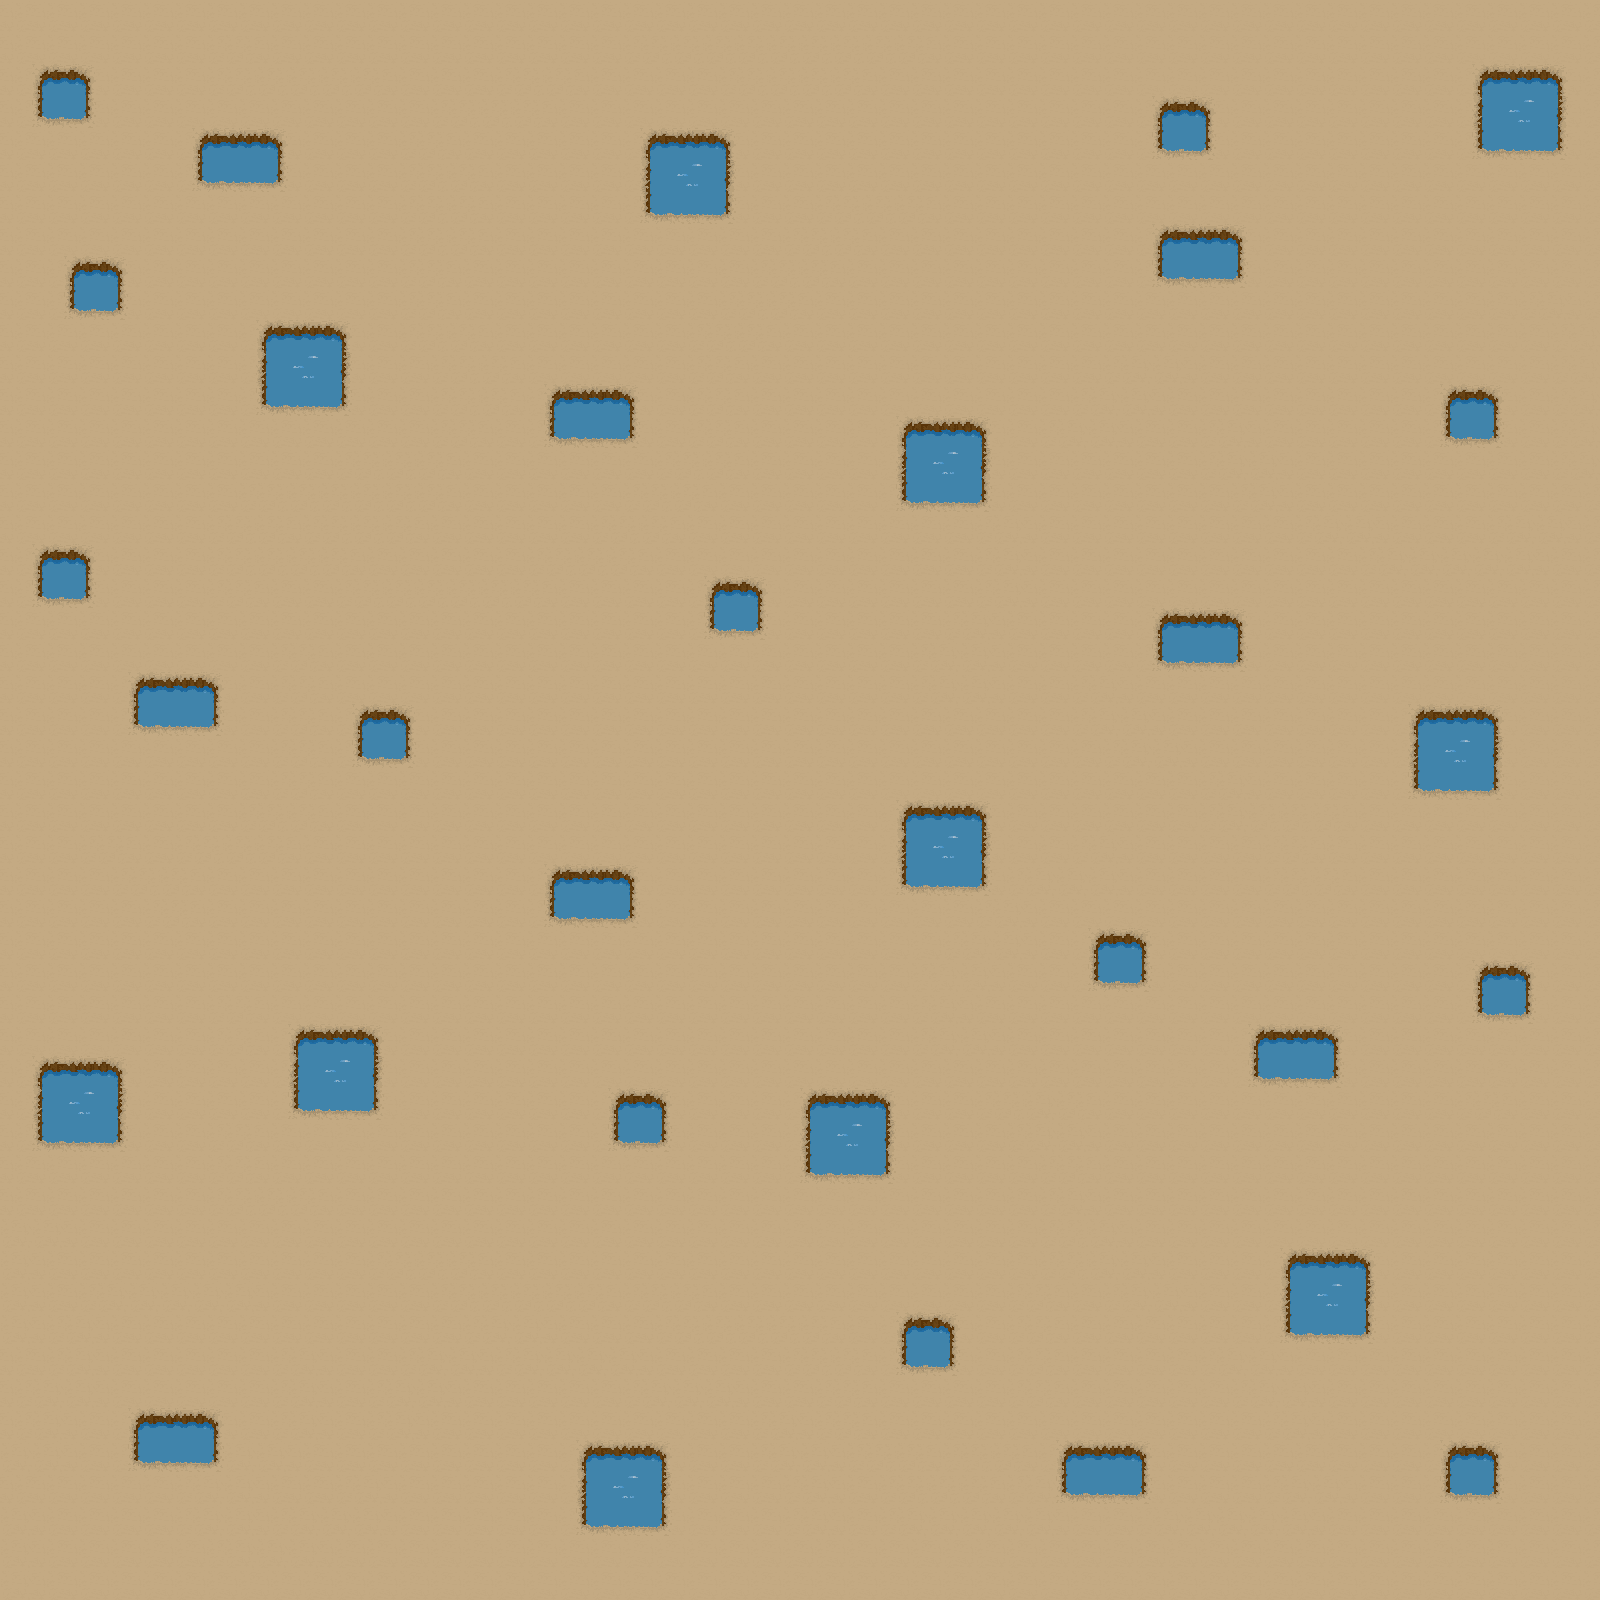

This game map was drawn from its Tiled (.tmx) file and the tilesets committed beside it. A one-line description and the full map source follow:
An orthogonal 50x50 tile map with 32x32 px tiles, 1 tile layer (Tile Layer 1), 2 tilesets.

<map version="1.10" tiledversion="1.11.2" orientation="orthogonal" renderorder="right-down" width="50" height="50" tilewidth="32" tileheight="32" infinite="0" nextlayerid="2" nextobjectid="1">
 <editorsettings>
  <export target="desert.tmj" format="json" />
 </editorsettings>
 <tileset firstgid="1" source="../assets/tilesets/tiles/ground/desert_water.tsx" />
 <tileset firstgid="37" source="desert.tsx" />
 <layer id="1" name="Tile Layer 1" width="50" height="50">
  <data encoding="csv">
38,38,38,38,38,38,38,38,38,38,38,38,38,38,38,38,38,38,38,38,38,38,38,38,38,38,38,38,38,38,38,38,38,38,38,38,38,38,38,38,38,38,38,38,38,38,38,38,38,38,
38,38,38,38,38,38,38,37,38,38,38,38,38,38,38,38,38,38,38,38,37,37,37,37,37,37,37,37,37,38,38,38,38,38,38,38,38,38,38,38,38,38,38,38,38,38,38,38,38,38,
38,1,3,38,38,38,38,37,37,37,37,37,38,38,38,38,37,37,38,38,38,38,38,37,37,37,37,38,38,38,38,38,38,38,38,38,38,38,38,38,38,38,38,38,38,38,1,2,3,38,
38,25,27,38,38,38,38,38,38,38,38,38,38,38,37,37,37,38,38,38,38,38,38,38,38,38,38,38,38,38,38,38,38,38,38,38,1,3,38,38,38,38,38,38,38,38,13,14,15,38,
38,38,38,38,38,38,1,2,3,38,38,38,38,37,38,38,38,38,38,38,1,2,3,38,38,38,38,38,38,38,38,38,38,38,38,38,25,27,38,38,38,38,38,38,38,38,25,26,27,38,
38,38,38,38,38,38,25,26,27,38,38,38,38,37,37,38,38,38,38,38,13,14,15,38,38,38,38,38,38,38,38,38,38,38,38,38,38,38,38,38,38,38,38,38,38,38,38,38,38,38,
38,38,38,38,38,38,38,38,38,38,38,38,38,37,37,38,38,38,38,38,25,26,27,38,38,38,37,37,37,38,38,38,38,38,38,38,38,38,38,38,38,38,38,38,38,38,38,38,38,38,
38,38,38,38,38,38,38,38,38,38,38,38,38,37,37,38,38,38,38,38,38,38,38,38,38,37,37,38,38,38,38,38,38,38,38,38,1,2,3,38,38,38,38,38,38,38,38,38,38,38,
38,38,1,3,38,38,38,38,38,38,38,38,38,37,38,38,38,38,38,38,38,38,38,38,37,37,38,38,38,38,38,38,38,38,38,38,25,26,27,38,38,38,38,38,38,38,38,38,38,38,
38,38,25,27,38,38,38,38,38,38,38,38,38,37,38,38,38,38,38,38,38,38,38,37,37,38,38,38,38,38,38,38,38,38,38,38,38,38,38,38,38,38,38,38,38,38,38,38,40,38,
38,38,38,38,38,38,38,38,1,2,3,38,38,37,37,38,38,38,38,38,38,38,37,37,38,38,38,38,38,38,38,38,38,38,38,38,38,38,38,38,38,38,38,38,38,38,38,38,38,40,
38,38,38,38,38,38,38,38,13,14,15,38,38,38,37,37,38,38,38,38,38,38,37,38,38,38,38,38,38,38,38,38,38,38,38,40,40,38,38,38,38,38,38,38,38,38,38,38,38,40,
38,38,38,38,38,38,38,38,25,26,27,38,38,38,37,37,38,1,2,3,38,38,37,38,38,38,38,38,38,38,38,38,38,38,40,40,38,38,38,38,38,38,38,38,38,1,3,38,38,40,
38,38,38,38,38,38,38,38,38,38,38,38,38,38,37,38,38,25,26,27,38,38,37,38,38,38,38,38,1,2,3,38,38,40,40,38,38,38,40,38,38,38,38,38,38,25,27,38,38,40,
38,38,38,38,38,38,38,38,38,38,38,37,37,37,38,38,38,38,38,38,38,37,37,38,38,38,38,38,13,14,15,38,38,38,38,38,38,38,40,40,38,38,38,38,38,38,38,38,38,40,
38,38,38,38,38,38,38,38,37,37,37,37,37,37,38,38,38,38,38,38,37,37,38,38,38,38,38,38,25,26,27,38,38,38,38,38,38,38,38,40,38,38,38,38,38,38,38,38,38,38,
38,38,38,38,38,38,38,37,37,38,37,37,37,38,38,38,38,38,38,37,37,38,38,38,38,38,38,38,38,38,38,40,38,38,38,38,38,38,38,38,38,40,40,38,38,38,38,40,40,38,
38,1,3,38,38,38,38,37,37,37,37,38,38,38,38,38,38,37,37,37,38,38,38,38,38,38,38,38,38,38,38,40,38,38,38,38,38,38,38,38,38,38,38,40,40,40,40,40,38,38,
38,25,27,38,38,38,38,37,38,38,38,37,37,37,37,37,37,38,38,38,38,38,1,3,38,38,38,38,38,38,38,40,38,38,38,38,38,38,38,38,38,38,38,38,38,38,38,38,38,38,
38,38,38,38,38,38,38,38,38,38,38,38,38,38,38,38,38,38,38,38,38,38,25,27,38,38,38,38,38,38,40,38,38,38,38,38,1,2,3,38,38,38,38,38,38,38,38,38,38,38,
38,38,38,38,38,38,38,38,38,37,38,38,38,38,38,38,38,38,38,38,38,38,38,38,38,38,38,38,38,40,40,38,38,38,38,38,25,26,27,38,38,38,38,38,38,38,38,38,38,38,
38,38,38,38,1,2,3,38,38,37,38,38,38,38,38,38,38,38,38,38,38,38,38,38,38,38,38,38,38,40,40,38,38,38,40,38,38,38,38,38,38,38,38,38,38,38,38,38,38,38,
38,38,38,38,25,26,27,38,38,37,38,1,3,38,38,38,38,38,38,38,38,38,38,38,38,38,38,38,38,38,38,38,38,38,40,40,38,38,38,38,38,38,38,38,1,2,3,38,38,38,
38,38,38,38,38,38,38,38,38,37,38,25,27,38,38,38,38,38,38,38,38,38,38,38,38,38,38,38,38,38,38,38,38,38,38,40,40,38,38,38,38,38,38,38,13,14,15,38,38,38,
38,38,38,38,38,38,38,38,38,37,38,38,38,38,38,38,38,38,38,38,38,38,38,38,38,38,38,38,38,38,38,38,38,38,38,38,38,38,40,38,38,38,38,38,25,26,27,38,38,38,
38,38,38,38,38,38,38,38,37,37,38,38,38,38,38,38,38,38,38,38,38,38,38,38,38,38,38,38,1,2,3,38,38,38,38,38,38,38,40,37,37,37,38,38,38,38,38,38,38,38,
38,38,38,37,38,38,37,37,37,38,38,38,38,38,38,38,38,38,38,38,38,38,38,38,38,38,38,38,13,14,15,38,38,38,40,38,38,38,38,38,37,38,38,38,38,38,38,38,38,38,
38,38,38,38,37,37,38,38,38,38,38,38,38,38,38,38,38,1,2,3,38,38,38,38,38,38,38,38,25,26,27,38,40,40,40,38,38,38,38,38,37,37,38,38,38,38,38,38,38,38,
38,38,38,38,38,37,38,38,38,38,38,38,38,38,38,38,38,25,26,27,38,38,38,38,38,38,38,38,38,38,38,40,38,38,38,38,38,38,38,38,38,38,38,38,38,38,38,38,38,38,
38,38,38,38,38,38,38,38,38,38,38,38,38,38,38,38,38,38,38,38,38,38,38,38,38,38,38,38,38,38,40,40,38,38,1,3,38,38,38,38,38,38,38,38,38,38,38,38,38,38,
38,38,38,38,38,38,38,38,38,38,38,38,38,38,38,38,38,38,38,38,38,38,38,38,38,38,38,38,38,40,40,38,38,38,25,27,38,38,38,38,38,38,38,38,38,38,1,3,38,38,
38,38,38,38,38,38,38,37,38,38,38,38,38,38,38,38,38,38,38,38,38,38,38,38,38,38,38,38,38,40,38,38,38,38,38,38,38,38,38,38,38,38,38,38,38,38,25,27,38,38,
38,38,38,38,38,38,38,37,38,1,2,3,38,38,38,38,38,38,38,38,38,38,38,38,38,38,38,38,38,40,40,38,38,38,38,38,38,38,38,1,2,3,38,38,38,38,38,38,38,38,
38,1,2,3,38,38,38,38,38,13,14,15,38,38,38,38,38,38,38,38,38,38,38,38,38,38,38,38,38,38,38,38,38,38,38,38,38,38,38,25,26,27,38,38,38,38,38,38,38,38,
38,13,14,15,38,38,38,38,38,25,26,27,38,38,38,38,38,38,38,1,3,38,38,38,38,1,2,3,38,38,38,37,40,37,38,38,38,38,38,38,38,38,38,38,38,38,37,38,38,38,
38,25,26,27,38,38,38,37,38,38,38,38,38,38,38,38,38,38,38,25,27,38,38,38,38,13,14,15,38,38,38,38,40,40,38,38,38,38,38,38,38,38,38,38,38,38,38,38,38,38,
38,38,38,38,38,38,38,37,38,38,38,38,38,38,38,38,38,38,38,38,38,38,38,38,38,25,26,27,38,38,38,38,38,37,38,38,38,38,38,38,38,38,38,38,38,38,38,38,38,38,
38,38,38,38,38,38,38,37,37,37,38,38,38,38,38,38,38,38,38,38,38,38,38,38,38,38,38,38,38,38,38,38,38,40,38,38,38,38,38,38,38,38,38,38,38,38,38,38,38,38,
40,40,38,38,38,38,38,38,38,38,38,38,38,38,38,38,38,38,38,38,38,38,38,38,38,38,38,38,38,38,38,38,38,37,40,38,38,38,38,38,38,38,38,38,38,38,38,38,38,38,
40,38,38,38,38,38,38,38,38,38,38,38,37,37,37,38,38,38,38,38,38,38,38,38,38,38,38,38,38,38,38,38,38,37,40,40,38,38,38,38,1,2,3,38,38,38,38,38,38,38,
40,38,38,40,40,40,40,40,38,38,38,38,38,38,37,37,37,37,37,38,37,37,38,38,38,38,38,38,38,38,38,38,37,38,38,40,40,38,38,38,13,14,15,38,38,38,38,38,38,38,
40,38,40,38,38,38,38,38,38,38,38,38,38,38,38,40,40,38,38,38,38,37,37,37,37,37,38,38,1,3,38,38,37,38,38,38,38,38,38,38,25,26,27,38,38,38,38,38,38,38,
38,38,40,38,38,38,38,38,38,40,38,38,38,40,40,38,40,40,40,40,38,38,38,38,38,37,37,38,25,27,38,38,37,38,38,38,38,38,40,40,38,38,38,38,38,38,38,38,38,38,
38,40,40,38,38,38,38,38,38,40,38,38,40,40,38,38,38,38,38,38,40,40,40,38,38,38,37,38,38,38,38,38,37,38,38,38,38,38,38,40,40,38,38,38,38,38,38,38,38,38,
38,40,38,38,1,2,3,38,38,40,38,38,40,38,38,38,38,38,38,38,38,38,38,38,40,38,37,38,38,38,38,38,38,38,38,38,38,38,38,38,40,38,38,38,38,38,38,38,38,38,
40,40,38,38,25,26,27,40,40,38,38,38,38,38,38,38,38,38,1,2,3,38,38,38,40,40,38,37,37,38,37,37,38,1,2,3,38,38,38,38,38,38,38,38,38,1,3,38,38,38,
38,38,38,38,38,38,40,40,38,38,38,40,38,38,38,38,38,38,13,14,15,38,38,38,38,40,38,38,37,37,37,38,40,25,26,27,38,38,38,38,40,40,38,38,38,25,27,38,38,38,
40,38,38,38,38,38,40,40,38,40,40,40,38,38,38,38,38,38,25,26,27,38,38,38,38,40,38,38,40,40,40,40,40,38,38,38,40,40,40,40,40,38,38,38,38,38,38,38,38,38,
40,38,38,38,38,38,38,40,40,40,38,38,38,38,38,38,38,38,38,38,38,38,38,38,38,38,38,38,38,38,38,38,38,38,38,38,38,38,38,38,38,38,38,38,38,38,38,38,38,38,
40,38,38,38,38,38,38,38,38,38,38,38,38,38,38,38,38,38,38,38,38,38,38,38,38,38,38,38,38,38,38,38,38,38,38,38,38,38,38,38,38,38,38,38,38,38,38,38,38,38
</data>
 </layer>
</map>
